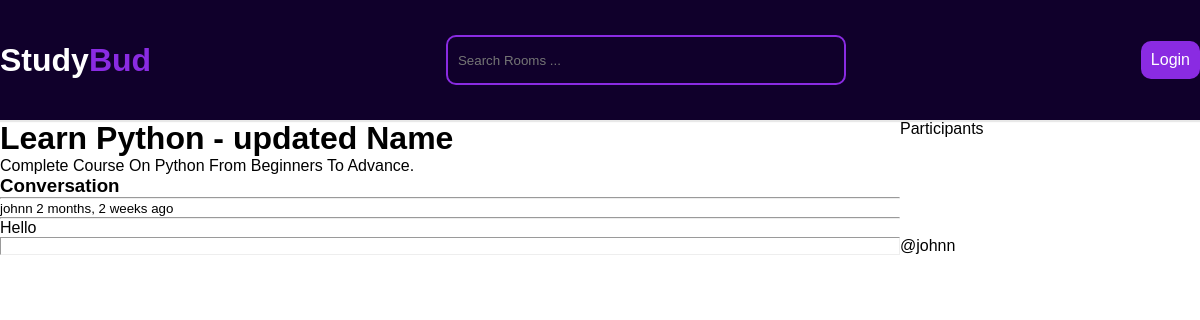
The page /room/1/ on the database its author committed.
### myApp/models.py (models this page shows, shortened)
class Room(models.Model):
    host = models.ForeignKey(User,on_delete=models.SET_NULL,null=True)
    topic = models.ForeignKey(Topic,on_delete=models.SET_NULL,null=True)
    name = models.CharField(max_length=200)
    description = models.TextField(null=True,blank=True)
    participants = models.ManyToManyField(User,related_name='participants',blank=True)
    updated = models.DateTimeField(auto_now=True)
    created = models.DateTimeField(auto_now_add=True)
    class Meta:
        ordering = ['-updated','-created']

class Message(models.Model):
    user = models.ForeignKey(User,on_delete=models.CASCADE)
    room = models.ForeignKey(Room,on_delete=models.CASCADE)
    body = models.TextField()
    updated = models.DateTimeField(auto_now=True)
    created = models.DateTimeField(auto_now_add=True)
    class Meta:
        ordering = ['-updated','-created']

### myApp/views.py (the view, shortened to what this page needs)
# urls.py: path('room/<str:pk>/',views.room,name='room'),
def room(request, pk):
    room = Room.objects.get(id=pk)
    room_messages = room.message_set.all()
    participants = room.participants.all()
    context = {'room': room, 'room_messages': room_messages,
               'participants': participants}
    return render(request, 'myApp/room.html', context)

### myApp/templates/myApp/room.html (shortened to what this page needs)
{% extends 'main.html' %}
{% block content %}
<div class="room-container">
    <div>
<h1>{{room.name}}</h1>
<p>{{room.description}}</p>
<div class="comment-wrapper">
    <h3>Conversation</h3>
    <hr>
    {% for message in room_messages%}
    <div>
        <small>{{message.user}} {{message.created|timesince}} ago</small>
        <hr>
        <p>{{message.body}}</p>
    </div>
    {% endfor %}
</div>
</div>
<div>Participants</div>
<hr>
{% for user in participants%}
<div>
    <p>@{{user.username}}</p>
</div>
{% endfor %}
</div>
{% endblock content%}

### static/styles/main.css (style rules this page uses)
* { margin: 0; padding: 0; box-sizing: border-box; }
body { background-color: #ffffff; font-family: Arial, fantasy; }

### myApp/templates/myApp/room.html (style rules this page uses)
.room-container { display: grid; grid-template-columns: 3fr 1fr; }

### rows shown on the page
Room: name "Learn Python - updated Name", description "Complete Course On Python From Beginners To Advance."
Message: user "johnn", created "2 months, 2 weeks", body "Hello"

### other values the page prints
{{ user.username }} "johnn"
